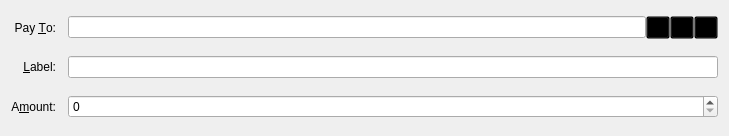
<?xml version="1.0" encoding="UTF-8"?>
<ui version="4.0">
 <class>SendCoinsEntry</class>
 <widget class="QFrame" name="SendCoinsEntry">
  <property name="geometry">
   <rect>
    <x>0</x>
    <y>0</y>
    <width>729</width>
    <height>136</height>
   </rect>
  </property>
  <property name="windowTitle">
   <string>Form</string>
  </property>
  <property name="frameShape">
   <enum>QFrame::NoFrame</enum>
  </property>
  <property name="frameShadow">
   <enum>QFrame::Plain</enum>
  </property>
  <property name="lineWidth">
   <number>0</number>
  </property>
  <layout class="QGridLayout" name="gridLayout">
   <property name="spacing">
    <number>12</number>
   </property>
   <item row="5" column="0">
    <widget class="QLabel" name="label">
     <property name="text">
      <string>A&amp;mount:</string>
     </property>
     <property name="alignment">
      <set>Qt::AlignRight|Qt::AlignTrailing|Qt::AlignVCenter</set>
     </property>
     <property name="buddy">
      <cstring>payAmount</cstring>
     </property>
    </widget>
   </item>
   <item row="3" column="0">
    <widget class="QLabel" name="label_2">
     <property name="text">
      <string>Pay &amp;To:</string>
     </property>
     <property name="alignment">
      <set>Qt::AlignRight|Qt::AlignTrailing|Qt::AlignVCenter</set>
     </property>
     <property name="buddy">
      <cstring>payTo</cstring>
     </property>
    </widget>
   </item>
   <item row="5" column="1">
    <widget class="BitcoinAmountField" name="payAmount"/>
   </item>
   <item row="4" column="1">
    <layout class="QHBoxLayout" name="horizontalLayout_2">
     <property name="spacing">
      <number>0</number>
     </property>
     <item>
      <widget class="QValidatedLineEdit" name="addAsLabel">
       <property name="enabled">
        <bool>true</bool>
       </property>
       <property name="toolTip">
        <string>Enter a label for this address to add it to your address book</string>
       </property>
      </widget>
     </item>
    </layout>
   </item>
   <item row="4" column="0">
    <widget class="QLabel" name="label_4">
     <property name="text">
      <string>&amp;Label:</string>
     </property>
     <property name="alignment">
      <set>Qt::AlignRight|Qt::AlignTrailing|Qt::AlignVCenter</set>
     </property>
     <property name="buddy">
      <cstring>addAsLabel</cstring>
     </property>
    </widget>
   </item>
   <item row="3" column="1">
    <layout class="QHBoxLayout" name="payToLayout">
     <property name="spacing">
      <number>0</number>
     </property>
     <item>
      <widget class="QValidatedLineEdit" name="payTo">
       <property name="toolTip">
        <string>The address to send the payment to  (e.g. B8gZqgY4r2RoEdqYk3QsAqFckyf9pRHN6i)</string>
       </property>
       <property name="maxLength">
        <number>34</number>
       </property>
      </widget>
     </item>
     <item>
      <widget class="QToolButton" name="addressBookButton">
       <property name="toolTip">
        <string>Choose address from address book</string>
       </property>
       <property name="styleSheet">
        <string notr="true">background:transparent;</string>
       </property>
       <property name="text">
        <string/>
       </property>
       <property name="icon">
        <iconset resource="../bitcoin.qrc">
         <normaloff>:/icons/address-book</normaloff>:/icons/address-book</iconset>
       </property>
       <property name="shortcut">
        <string>Alt+A</string>
       </property>
      </widget>
     </item>
     <item>
      <widget class="QToolButton" name="pasteButton">
       <property name="toolTip">
        <string>Paste address from clipboard</string>
       </property>
       <property name="styleSheet">
        <string notr="true">background:transparent;</string>
       </property>
       <property name="text">
        <string/>
       </property>
       <property name="icon">
        <iconset resource="../bitcoin.qrc">
         <normaloff>:/icons/editpaste</normaloff>:/icons/editpaste</iconset>
       </property>
       <property name="shortcut">
        <string>Alt+P</string>
       </property>
      </widget>
     </item>
     <item>
      <widget class="QToolButton" name="deleteButton">
       <property name="toolTip">
        <string>Remove this recipient</string>
       </property>
       <property name="styleSheet">
        <string notr="true">background:transparent;</string>
       </property>
       <property name="text">
        <string/>
       </property>
       <property name="icon">
        <iconset resource="../bitcoin.qrc">
         <normaloff>:/icons/remove</normaloff>:/icons/remove</iconset>
       </property>
      </widget>
     </item>
    </layout>
   </item>
  </layout>
 </widget>
 <customwidgets>
  <customwidget>
   <class>BitcoinAmountField</class>
   <extends>QSpinBox</extends>
   <header>bitcoinamountfield.h</header>
   <container>1</container>
  </customwidget>
  <customwidget>
   <class>QValidatedLineEdit</class>
   <extends>QLineEdit</extends>
   <header>qvalidatedlineedit.h</header>
  </customwidget>
 </customwidgets>
 <resources>
  <include location="../bitcoin.qrc"/>
 </resources>
 <connections/>
</ui>
